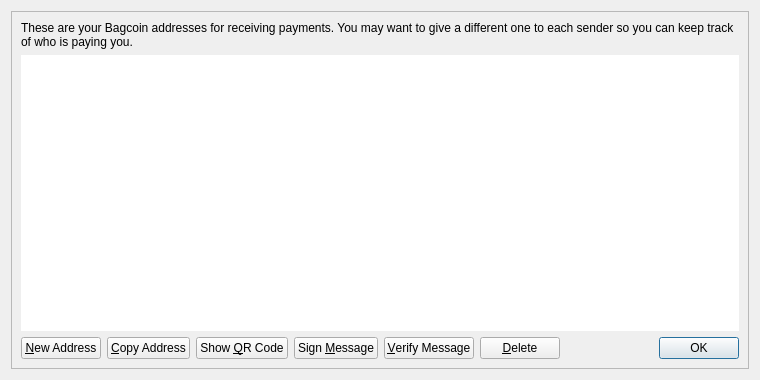
<?xml version="1.0" encoding="UTF-8"?>
<ui version="4.0">
 <class>AddressBookPage</class>
 <widget class="QWidget" name="AddressBookPage">
  <property name="geometry">
   <rect>
    <x>0</x>
    <y>0</y>
    <width>760</width>
    <height>380</height>
   </rect>
  </property>
  <property name="windowTitle">
   <string>Address Book</string>
  </property>
  <layout class="QVBoxLayout" name="verticalLayout_2">
   <item>
    <widget class="QFrame" name="frameMain">
     <property name="frameShape">
      <enum>QFrame::StyledPanel</enum>
     </property>
     <property name="frameShadow">
      <enum>QFrame::Raised</enum>
     </property>
     <layout class="QVBoxLayout" name="verticalLayout">
      <item>
       <widget class="QLabel" name="labelExplanation">
        <property name="text">
         <string>These are your Bagcoin addresses for receiving payments. You may want to give a different one to each sender so you can keep track of who is paying you.</string>
        </property>
        <property name="textFormat">
         <enum>Qt::PlainText</enum>
        </property>
        <property name="wordWrap">
         <bool>true</bool>
        </property>
       </widget>
      </item>
      <item>
       <widget class="QTableView" name="tableView">
        <property name="contextMenuPolicy">
         <enum>Qt::CustomContextMenu</enum>
        </property>
        <property name="toolTip">
         <string>Double-click to edit address or label</string>
        </property>
        <property name="frameShape">
         <enum>QFrame::NoFrame</enum>
        </property>
        <property name="tabKeyNavigation">
         <bool>false</bool>
        </property>
        <property name="alternatingRowColors">
         <bool>true</bool>
        </property>
        <property name="selectionMode">
         <enum>QAbstractItemView::SingleSelection</enum>
        </property>
        <property name="selectionBehavior">
         <enum>QAbstractItemView::SelectRows</enum>
        </property>
        <property name="sortingEnabled">
         <bool>true</bool>
        </property>
        <attribute name="verticalHeaderVisible">
         <bool>false</bool>
        </attribute>
       </widget>
      </item>
      <item>
       <layout class="QHBoxLayout" name="horizontalLayout">
        <item>
         <widget class="QPushButton" name="newAddressButton">
          <property name="toolTip">
           <string>Create a new address</string>
          </property>
          <property name="text">
           <string>&amp;New Address</string>
          </property>
          <property name="icon">
           <iconset resource="../bitcoin.qrc">
            <normaloff>:/icons/add</normaloff>:/icons/add</iconset>
          </property>
         </widget>
        </item>
        <item>
         <widget class="QPushButton" name="copyToClipboard">
          <property name="toolTip">
           <string>Copy the currently selected address to the system clipboard</string>
          </property>
          <property name="text">
           <string>&amp;Copy Address</string>
          </property>
          <property name="icon">
           <iconset resource="../bitcoin.qrc">
            <normaloff>:/icons/editcopy</normaloff>:/icons/editcopy</iconset>
          </property>
         </widget>
        </item>
        <item>
         <widget class="QPushButton" name="showQRCode">
          <property name="text">
           <string>Show &amp;QR Code</string>
          </property>
          <property name="icon">
           <iconset resource="../bitcoin.qrc">
            <normaloff>:/icons/qrcode</normaloff>:/icons/qrcode</iconset>
          </property>
         </widget>
        </item>
        <item>
         <widget class="QPushButton" name="signMessage">
          <property name="toolTip">
           <string>Sign a message to prove you own a Bagcoin address</string>
          </property>
          <property name="text">
           <string>Sign &amp;Message</string>
          </property>
          <property name="icon">
           <iconset resource="../bitcoin.qrc">
            <normaloff>:/icons/edit</normaloff>:/icons/edit</iconset>
          </property>
         </widget>
        </item>
        <item>
         <widget class="QPushButton" name="verifyMessage">
          <property name="toolTip">
           <string>Verify a message to ensure it was signed with a specified Bagcoin address</string>
          </property>
          <property name="text">
           <string>&amp;Verify Message</string>
          </property>
          <property name="icon">
           <iconset resource="../bitcoin.qrc">
            <normaloff>:/icons/transaction_0</normaloff>:/icons/transaction_0</iconset>
          </property>
         </widget>
        </item>
        <item>
         <widget class="QPushButton" name="deleteButton">
          <property name="toolTip">
           <string>Delete the currently selected address from the list</string>
          </property>
          <property name="text">
           <string>&amp;Delete</string>
          </property>
          <property name="icon">
           <iconset resource="../bitcoin.qrc">
            <normaloff>:/icons/remove</normaloff>:/icons/remove</iconset>
          </property>
         </widget>
        </item>
        <item>
         <spacer name="horizontalSpacer">
          <property name="orientation">
           <enum>Qt::Horizontal</enum>
          </property>
          <property name="sizeHint" stdset="0">
           <size>
            <width>40</width>
            <height>20</height>
           </size>
          </property>
         </spacer>
        </item>
        <item>
         <widget class="QDialogButtonBox" name="buttonBox">
          <property name="sizePolicy">
           <sizepolicy hsizetype="Maximum" vsizetype="Fixed">
            <horstretch>0</horstretch>
            <verstretch>0</verstretch>
           </sizepolicy>
          </property>
          <property name="standardButtons">
           <set>QDialogButtonBox::Ok</set>
          </property>
         </widget>
        </item>
       </layout>
      </item>
     </layout>
    </widget>
   </item>
  </layout>
 </widget>
 <resources>
  <include location="../bitcoin.qrc"/>
 </resources>
 <connections/>
</ui>
